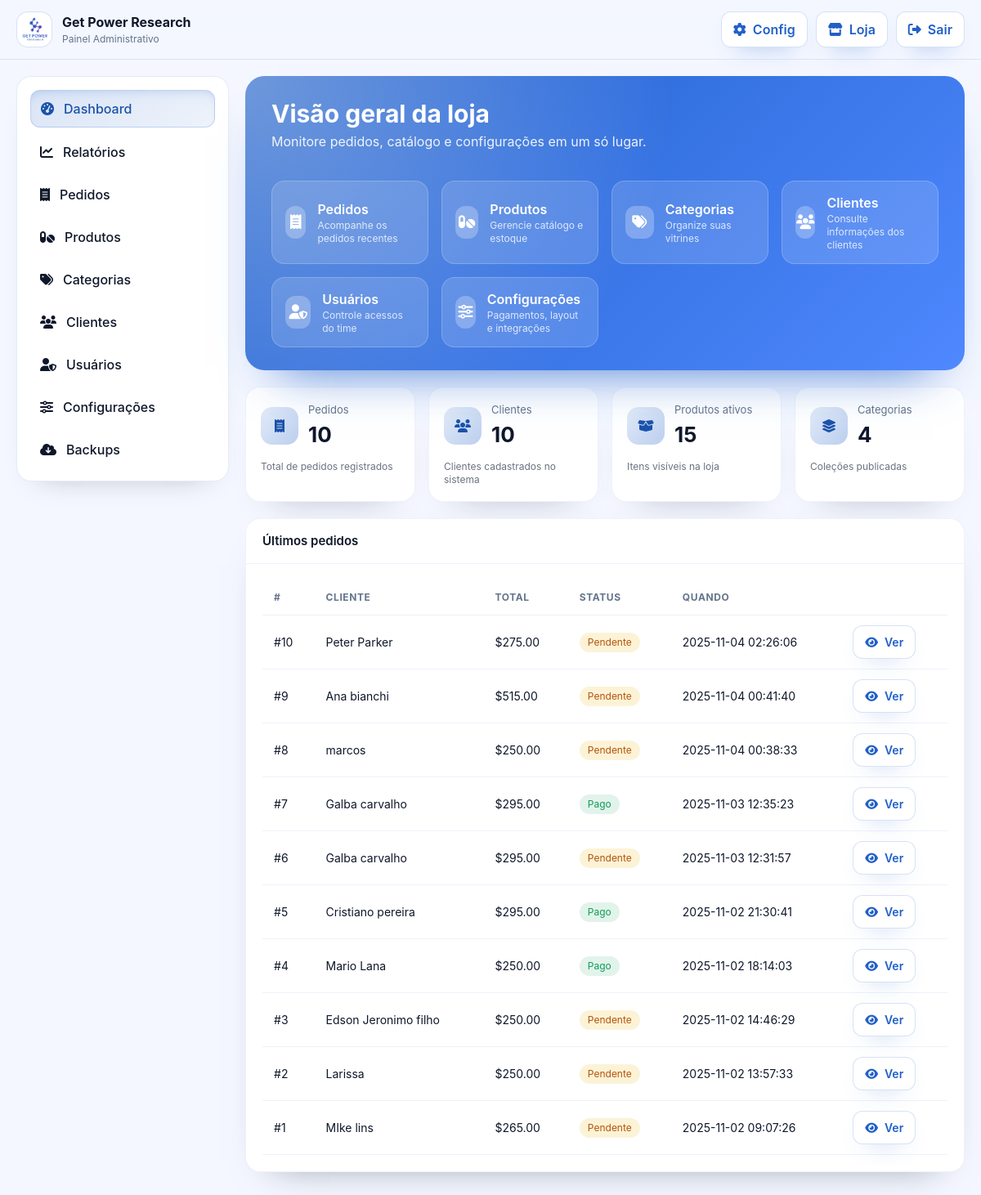
The page /dashboard.php (signed in) on the database as committed earlier.
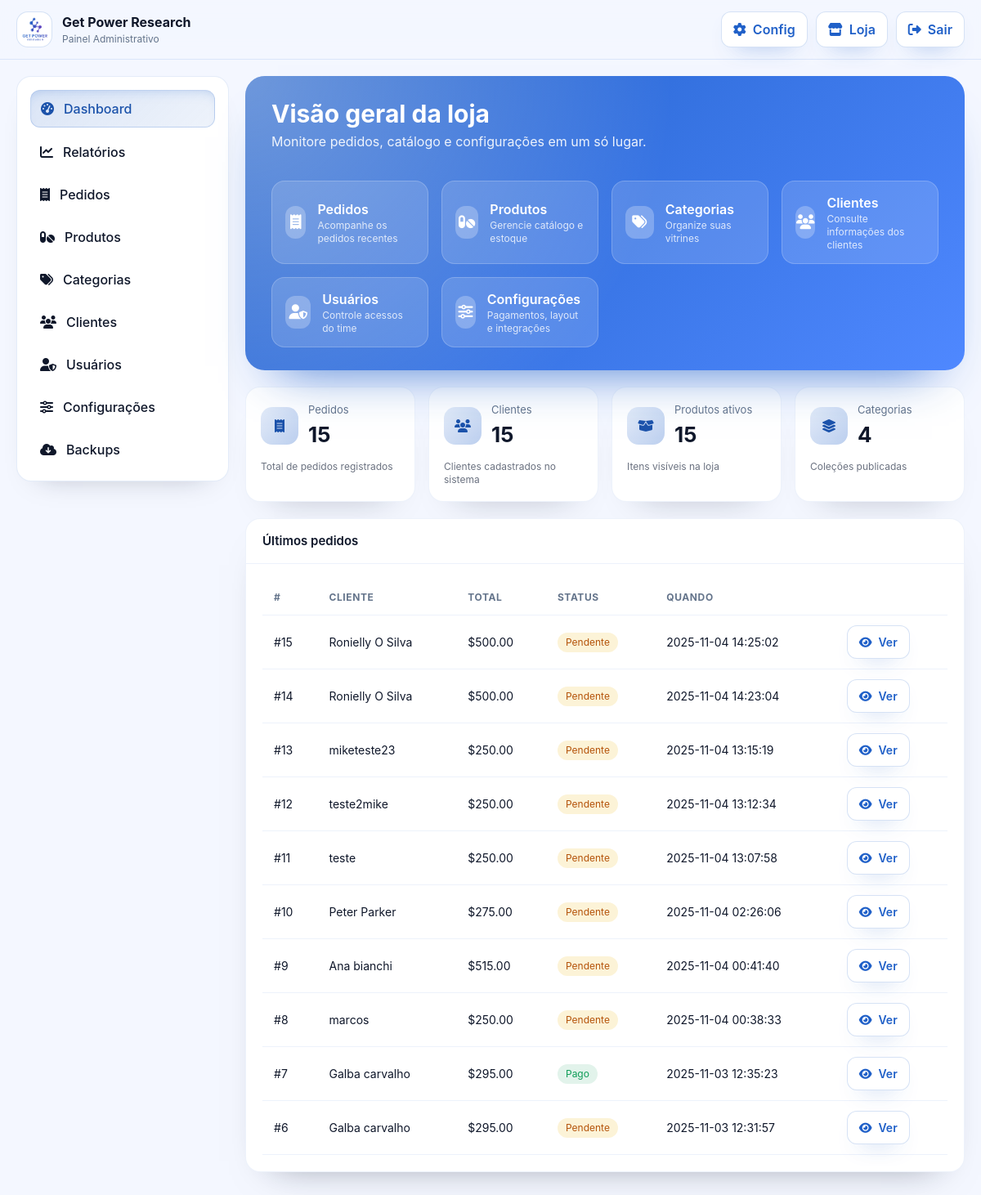
The same page on the database as committed later.
### tables this page shows
CREATE TABLE `orders` (
  `id` int(11) NOT NULL,
  `customer_id` int(11) DEFAULT NULL,
  `items_json` longtext NOT NULL,
  `subtotal` decimal(10,2) NOT NULL,
  `shipping_cost` decimal(10,2) DEFAULT 0.00,
  `total` decimal(10,2) NOT NULL,
  `currency` varchar(3) NOT NULL DEFAULT 'USD',
  `payment_method` varchar(40) NOT NULL,
  `payment_ref` text DEFAULT NULL,
  `payment_status` varchar(20) DEFAULT 'pending',
  `status` varchar(40) NOT NULL DEFAULT 'pending',
  `track_token` varchar(64) DEFAULT NULL,
  `zelle_receipt` varchar(255) DEFAULT NULL,
  `notes` text DEFAULT NULL,
  `admin_viewed` tinyint(1) DEFAULT 0,
  `created_at` timestamp NULL DEFAULT current_timestamp(),
  `updated_at` timestamp NULL DEFAULT current_timestamp() ON UPDATE current_timestamp()
);

CREATE TABLE `customers` (
  `id` int(11) NOT NULL,
  `name` varchar(190) DEFAULT NULL,
  `email` varchar(190) DEFAULT NULL,
  `phone` varchar(60) DEFAULT NULL,
  `address` varchar(255) DEFAULT NULL,
  `city` varchar(100) DEFAULT NULL,
  `state` varchar(50) DEFAULT NULL,
  `zipcode` varchar(20) DEFAULT NULL,
  `country` varchar(50) DEFAULT 'BR',
  `created_at` timestamp NULL DEFAULT current_timestamp()
);

### lib/utils.php (called while the page is built, shortened)
<?php
if (!function_exists('cfg')) {
    function cfg() {
        static $config = null;
        if ($config === null) {
            $config = require __DIR__ . '/../config.php';
        }
        return $config;
    }
}
if (!function_exists('sanitize_html')) {
    function sanitize_html($html) {
        return htmlspecialchars((string)$html, ENT_QUOTES | ENT_HTML5, 'UTF-8');
    }
}
if (!function_exists('format_currency')) {
    function format_currency($amount, $currency = null) {
        $amount = (float)$amount;
        $currency = strtoupper($currency ?? (cfg()['store']['currency'] ?? 'BRL'));
        switch ($currency) {
            case 'USD': return '$' . number_format($amount, 2, '.', ',');
        }
    }
}

### dashboard.php (the view, shortened to what the changed rows need)
<?php
require __DIR__.'/lib/utils.php';
require __DIR__.'/admin_layout.php';
$pdo = db();
$counts = ['orders'=>0,'customers'=>0,'products'=>0,'categories'=>0];
try{ $counts['orders']     = (int)$pdo->query("SELECT COUNT(*) FROM orders")->fetchColumn(); }catch(Throwable $e){}
try{ $counts['customers']  = (int)$pdo->query("SELECT COUNT(*) FROM customers")->fetchColumn(); }catch(Throwable $e){}
try{ $counts['products']   = (int)$pdo->query("SELECT COUNT(*) FROM products WHERE active=1")->fetchColumn(); }catch(Throwable $e){}
try{ $counts['categories'] = (int)$pdo->query("SELECT COUNT(*) FROM categories WHERE active=1")->fetchColumn(); }catch(Throwable $e){}
$quickLinks = [
  ['icon'=>'fa-receipt','label'=>'Pedidos','desc'=>'Acompanhe os pedidos recentes','href'=>'orders.php'],
  ['icon'=>'fa-pills','label'=>'Produtos','desc'=>'Gerencie catálogo e estoque','href'=>'products.php'],
  ['icon'=>'fa-tags','label'=>'Categorias','desc'=>'Organize suas vitrines','href'=>'categories.php'],
  ['icon'=>'fa-users','label'=>'Clientes','desc'=>'Consulte informações dos clientes','href'=>'customers.php'],
  ['icon'=>'fa-user-shield','label'=>'Usuários','desc'=>'Controle acessos do time','href'=>'users.php'],
  ['icon'=>'fa-sliders','label'=>'Configurações','desc'=>'Pagamentos, layout e integrações','href'=>'settings.php?tab=general'],
];
echo '<section class="dashboard-hero">';
echo '  <div class="flex flex-col gap-4">';
echo '    <div>';
echo '      <h1 class="text-2xl md:text-3xl font-bold">Visão geral da loja</h1>';
echo '    </div>';
echo '    <div class="quick-links">';
foreach ($quickLinks as $link) {
  echo '      <a class="quick-link" href="'.$link['href'].'">';
  echo '        <span class="icon"><i class="fa-solid '.$link['icon'].'"></i></span>';
  echo '        <span>';
  echo '          <div class="font-semibold">'.$link['label'].'</div>';
  echo '          <div class="text-xs opacity-80">'.$link['desc'].'</div>';
  echo '        </span>';
  echo '      </a>';
}
echo '    </div>';
echo '  </div>';
echo '</section>';
echo '<section class="kpis">';
echo '  <div class="kpi">';
echo '    <div class="kpi-header"><div class="icon"><i class="fa-solid fa-receipt"></i></div><div>';
echo '      <div class="lbl">Pedidos</div>';
echo '      <div class="val">'.$counts['orders'].'</div>';
echo '    </div></div>';
echo '  </div>';
echo '  <div class="kpi">';
echo '    <div class="kpi-header"><div class="icon"><i class="fa-solid fa-users"></i></div><div>';
echo '      <div class="lbl">Clientes</div>';
echo '      <div class="val">'.$counts['customers'].'</div>';
echo '    </div></div>';
echo '  </div>';
echo '</section>';
echo '<div class="card">';
echo '  <div class="card-body overflow-x-auto">';
try{
  $st=$pdo->query("SELECT o.id,o.total,o.currency,o.status,o.created_at,c.name AS customer_name FROM orders o LEFT JOIN customers c ON c.id=o.customer_id ORDER BY o.id DESC LIMIT 10");
  echo '<table class="table"><thead><tr><th>#</th><th>Cliente</th><th>Total</th><th>Status</th><th>Quando</th><th></th></tr></thead><tbody>';
  foreach($st as $row){
    $badge = '<span class="badge">'.sanitize_html($row['status']).'</span>';
    if ($row['status']==='paid') $badge='<span class="badge ok">Pago</span>';
    elseif ($row['status']==='pending') $badge='<span class="badge warn">Pendente</span>';
    elseif ($row['status']==='canceled') $badge='<span class="badge danger">Cancelado</span>';
    echo '<tr>';
    echo '<td>#'.(int)$row['id'].'</td>';
    echo '<td>'.sanitize_html($row['customer_name'] ?: '-').'</td>';
    $rowCurrency = strtoupper($row['currency'] ?? (cfg()['store']['currency'] ?? 'USD'));
    echo '<td>'.format_currency((float)$row['total'], $rowCurrency).'</td>';
    echo '<td>'.$badge.'</td>';
    echo '<td>'.sanitize_html($row['created_at'] ?? '').'</td>';
    echo '<td><a class="btn btn-ghost" href="orders.php?action=view&id='.(int)$row['id'].'"><i class="fa-solid fa-eye"></i> Ver</a></td>';
    echo '</tr>';
  }
  echo '</tbody></table>';
}catch(Throwable $e){
  echo '<div class="alert alert-error"><i class="fa-solid fa-circle-exclamation"></i>Erro ao carregar pedidos recentes.</div>';
}
echo '  </div>';
echo '</div>';

Rows that differ between the two databases and show on the page:
no longer on this page (row unchanged): orders: id "5", customer.name "Cristiano pereira", format_currency((float)$row['total'], $rowCurrency) "$295.00", status "Pago", created_at "2025-11-02 21:30:41"
no longer on this page (row unchanged): orders: id "4", customer.name "Mario Lana", format_currency((float)$row['total'], $rowCurrency) "$250.00", status "Pago", created_at "2025-11-02 18:14:03"
no longer on this page (row unchanged): orders: id "3", customer.name "Edson Jeronimo filho", format_currency((float)$row['total'], $rowCurrency) "$250.00", status "Pendente", created_at "2025-11-02 14:46:29"
no longer on this page (row unchanged): orders: id "2", customer.name "Larissa", format_currency((float)$row['total'], $rowCurrency) "$250.00", status "Pendente", created_at "2025-11-02 13:57:33"
no longer on this page (row unchanged): orders: id "1", customer.name "MIke lins", format_currency((float)$row['total'], $rowCurrency) "$265.00", status "Pendente", created_at "2025-11-02 09:07:26"
added orders: id "15", customer.name "Ronielly O Silva", format_currency((float)$row['total'], $rowCurrency) "$500.00", status "Pendente", created_at "2025-11-04 14:25:02"
added orders: id "14", customer.name "Ronielly O Silva", format_currency((float)$row['total'], $rowCurrency) "$500.00", status "Pendente", created_at "2025-11-04 14:23:04"
added orders: id "13", customer.name "miketeste23", format_currency((float)$row['total'], $rowCurrency) "$250.00", status "Pendente", created_at "2025-11-04 13:15:19"
added orders: id "12", customer.name "teste2mike", format_currency((float)$row['total'], $rowCurrency) "$250.00", status "Pendente", created_at "2025-11-04 13:12:34"
added orders: id "11", customer.name "teste", format_currency((float)$row['total'], $rowCurrency) "$250.00", status "Pendente", created_at "2025-11-04 13:07:58"
Other text that changed with them:
$counts['orders']: "10" → "15"
$counts['customers']: "10" → "15"
